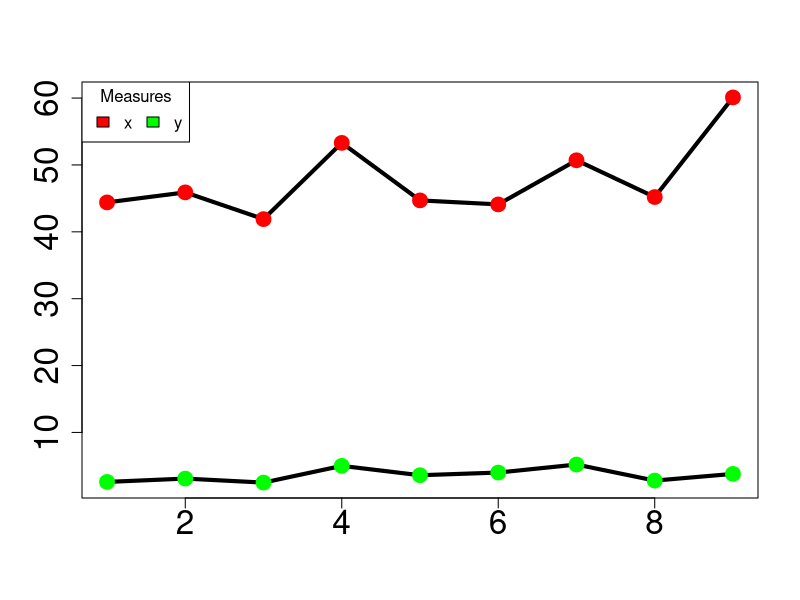

This figure's R source:
# # Let us consider two measures
# x <- c(44.4, 45.9, 41.9, 53.3, 44.7, 44.1, 50.7, 45.2, 60.1)
# y <- c( 2.6,  3.1,  2.5,  5.0,  3.6,  4.0,  5.2,  2.8,  3.8)
# 
# # Assess their relationships
# # Get Pearson's cor coefficient
# cor(x, y)
# # Get Spearman's cor coefficient
# cor(x, y, method='spearman')
# # Get Kendall's cor coefficient
# cor(x, y, method='kendall')
# 
# 
# cor.test(x, y)
# cor.test(x, y, method='spearman')
# cor.test(x, y, method='kendall')


# Let us consider two measures and assess their relationship
x <- c(44.4, 45.9, 41.9, 53.3, 44.7, 44.1, 50.7, 45.2, 60.1)
y <- c( 2.6,  3.1,  2.5,  5.0,  3.6,  4.0,  5.2,  2.8,  3.8)

# Calculate the correlation coefficient: Pearson (linear), Spearman rho, Kendall tau
pearson<-cor(x, y)
print(pearson)
rho<-cor(x, y, method='spearman')
print(rho)
tau<-cor(x, y, method='kendall')
print(tau)

# Test the significance of the correlation: here are the corresponding p-values
pvP<-cor.test(x, y)
pvS<-cor.test(x, y, method='spearman')
pvK<-cor.test(x, y, method='kendall')
print(pvP)
print(pvS)
print(pvK)

# Plot the data
# Abscissa: xPlot
xPlot<-c(1:length(x))
plot(xPlot, x, 
     ylim=c(min(y), max(x)),
     type='l',
     cex=0.5,
     xlab='',
     ylab='',
     cex.lab = 2, 
     cex.axis = 2, 
     cex.main = 2, 
     cex.sub = 2, 
     lwd=4)
lines(xPlot, y,
      cex=0.5,
      cex.lab = 2, 
      cex.axis = 2, 
      cex.main = 2, 
      cex.sub = 2, 
      lwd=4)
points(xPlot, x, col='red', cex=1, lwd=8)
points(xPlot, y, col='green', cex=1, lwd=8)
legend('topleft', 
       title='Measures',
       c('x','y'),
       fill=c('red','green'), 
       cex=1, 
       horiz=T)

# Goodness-of-fit test: Kolmogorov-Smirnov
ksTest<-ks.test(x,y)
print(ksTest)


